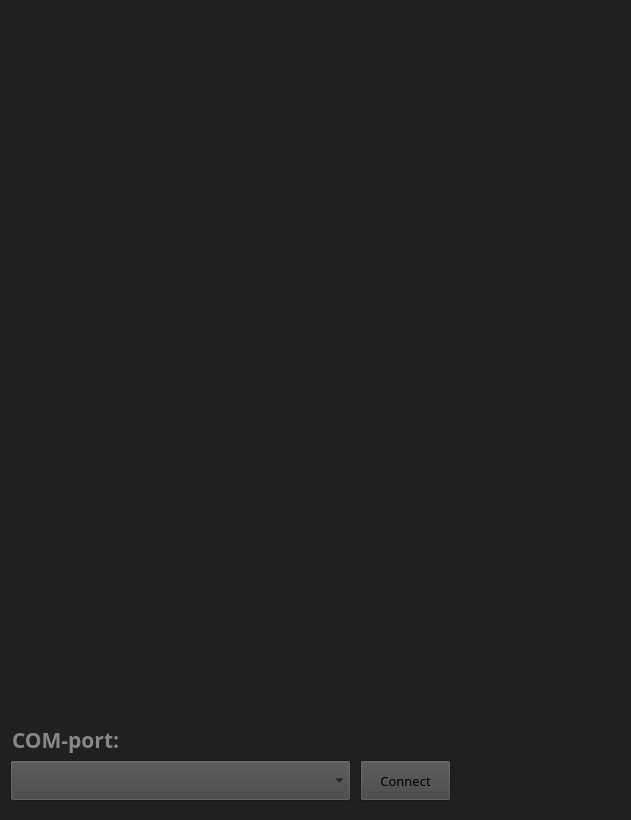
<?xml version="1.0" encoding="UTF-8"?>
<ui version="4.0">
 <class>Form</class>
 <widget class="QWidget" name="Form">
  <property name="geometry">
   <rect>
    <x>0</x>
    <y>0</y>
    <width>631</width>
    <height>820</height>
   </rect>
  </property>
  <property name="sizePolicy">
   <sizepolicy hsizetype="Fixed" vsizetype="Fixed">
    <horstretch>0</horstretch>
    <verstretch>0</verstretch>
   </sizepolicy>
  </property>
  <property name="minimumSize">
   <size>
    <width>631</width>
    <height>820</height>
   </size>
  </property>
  <property name="maximumSize">
   <size>
    <width>631</width>
    <height>820</height>
   </size>
  </property>
  <property name="baseSize">
   <size>
    <width>631</width>
    <height>820</height>
   </size>
  </property>
  <property name="palette">
   <palette>
    <active>
     <colorrole role="Button">
      <brush brushstyle="SolidPattern">
       <color alpha="255">
        <red>66</red>
        <green>66</green>
        <blue>68</blue>
       </color>
      </brush>
     </colorrole>
     <colorrole role="Base">
      <brush brushstyle="SolidPattern">
       <color alpha="255">
        <red>35</red>
        <green>38</green>
        <blue>41</blue>
       </color>
      </brush>
     </colorrole>
     <colorrole role="Window">
      <brush brushstyle="SolidPattern">
       <color alpha="255">
        <red>31</red>
        <green>32</green>
        <blue>34</blue>
       </color>
      </brush>
     </colorrole>
     <colorrole role="AlternateBase">
      <brush brushstyle="SolidPattern">
       <color alpha="255">
        <red>0</red>
        <green>8</green>
        <blue>38</blue>
       </color>
      </brush>
     </colorrole>
    </active>
    <inactive>
     <colorrole role="Button">
      <brush brushstyle="SolidPattern">
       <color alpha="255">
        <red>66</red>
        <green>66</green>
        <blue>68</blue>
       </color>
      </brush>
     </colorrole>
     <colorrole role="Base">
      <brush brushstyle="SolidPattern">
       <color alpha="255">
        <red>35</red>
        <green>38</green>
        <blue>41</blue>
       </color>
      </brush>
     </colorrole>
     <colorrole role="Window">
      <brush brushstyle="SolidPattern">
       <color alpha="255">
        <red>31</red>
        <green>32</green>
        <blue>34</blue>
       </color>
      </brush>
     </colorrole>
     <colorrole role="AlternateBase">
      <brush brushstyle="SolidPattern">
       <color alpha="255">
        <red>0</red>
        <green>8</green>
        <blue>38</blue>
       </color>
      </brush>
     </colorrole>
    </inactive>
    <disabled>
     <colorrole role="Button">
      <brush brushstyle="SolidPattern">
       <color alpha="255">
        <red>66</red>
        <green>66</green>
        <blue>68</blue>
       </color>
      </brush>
     </colorrole>
     <colorrole role="Base">
      <brush brushstyle="SolidPattern">
       <color alpha="255">
        <red>31</red>
        <green>32</green>
        <blue>34</blue>
       </color>
      </brush>
     </colorrole>
     <colorrole role="Window">
      <brush brushstyle="SolidPattern">
       <color alpha="255">
        <red>31</red>
        <green>32</green>
        <blue>34</blue>
       </color>
      </brush>
     </colorrole>
     <colorrole role="AlternateBase">
      <brush brushstyle="SolidPattern">
       <color alpha="255">
        <red>0</red>
        <green>8</green>
        <blue>38</blue>
       </color>
      </brush>
     </colorrole>
    </disabled>
   </palette>
  </property>
  <property name="font">
   <font>
    <family>Space Grotesk</family>
   </font>
  </property>
  <property name="windowTitle">
   <string>Audio Processor Control</string>
  </property>
  <property name="windowIcon">
   <iconset>
    <normaloff>CodasipBlack_Icon.png</normaloff>CodasipBlack_Icon.png</iconset>
  </property>
  <widget class="QComboBox" name="COM_ComboBox">
   <property name="geometry">
    <rect>
     <x>10</x>
     <y>760</y>
     <width>341</width>
     <height>41</height>
    </rect>
   </property>
   <property name="font">
    <font>
     <family>Space Grotesk</family>
     <pointsize>10</pointsize>
    </font>
   </property>
  </widget>
  <widget class="QPushButton" name="ConnectButton">
   <property name="geometry">
    <rect>
     <x>360</x>
     <y>760</y>
     <width>91</width>
     <height>41</height>
    </rect>
   </property>
   <property name="font">
    <font>
     <family>Space Grotesk</family>
     <pointsize>10</pointsize>
    </font>
   </property>
   <property name="text">
    <string>Connect</string>
   </property>
  </widget>
  <widget class="QLabel" name="COM_Port_Label">
   <property name="geometry">
    <rect>
     <x>12</x>
     <y>725</y>
     <width>421</width>
     <height>30</height>
    </rect>
   </property>
   <property name="font">
    <font>
     <family>Space Grotesk</family>
    </font>
   </property>
   <property name="text">
    <string>&lt;html&gt;&lt;head/&gt;&lt;body&gt;&lt;p&gt;&lt;span style=&quot; font-size:16pt; font-weight:600; color:#87878a;&quot;&gt;COM-port:&lt;/span&gt;&lt;/p&gt;&lt;/body&gt;&lt;/html&gt;</string>
   </property>
  </widget>
  <widget class="QLabel" name="Diagram_Label">
   <property name="geometry">
    <rect>
     <x>0</x>
     <y>0</y>
     <width>631</width>
     <height>351</height>
    </rect>
   </property>
   <property name="text">
    <string/>
   </property>
   <property name="pixmap">
    <pixmap>DSP_Diagram.png</pixmap>
   </property>
  </widget>
  <zorder>Diagram_Label</zorder>
  <zorder>COM_ComboBox</zorder>
  <zorder>ConnectButton</zorder>
  <zorder>COM_Port_Label</zorder>
 </widget>
 <resources/>
 <connections/>
</ui>
